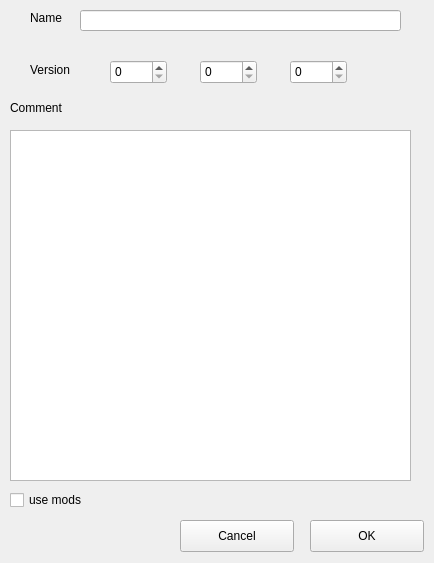
<?xml version="1.0" encoding="UTF-8"?>
<ui version="4.0">
 <class>ChangeEnvDataDialogUI</class>
 <widget class="QWidget" name="ChangeEnvDataDialogUI">
  <property name="geometry">
   <rect>
    <x>0</x>
    <y>0</y>
    <width>434</width>
    <height>563</height>
   </rect>
  </property>
  <property name="focusPolicy">
   <enum>Qt::NoFocus</enum>
  </property>
  <property name="windowTitle">
   <string>Change Env Data</string>
  </property>
  <widget class="QTextEdit" name="textEdit">
   <property name="geometry">
    <rect>
     <x>10</x>
     <y>130</y>
     <width>401</width>
     <height>351</height>
    </rect>
   </property>
  </widget>
  <widget class="QCheckBox" name="checkBox">
   <property name="geometry">
    <rect>
     <x>10</x>
     <y>490</y>
     <width>87</width>
     <height>20</height>
    </rect>
   </property>
   <property name="text">
    <string>use mods</string>
   </property>
  </widget>
  <widget class="QPushButton" name="pushButton">
   <property name="geometry">
    <rect>
     <x>310</x>
     <y>520</y>
     <width>114</width>
     <height>32</height>
    </rect>
   </property>
   <property name="text">
    <string>OK</string>
   </property>
  </widget>
  <widget class="QPushButton" name="pushButton_2">
   <property name="geometry">
    <rect>
     <x>180</x>
     <y>520</y>
     <width>114</width>
     <height>32</height>
    </rect>
   </property>
   <property name="text">
    <string>Cancel</string>
   </property>
  </widget>
  <widget class="QLabel" name="label">
   <property name="geometry">
    <rect>
     <x>10</x>
     <y>100</y>
     <width>62</width>
     <height>16</height>
    </rect>
   </property>
   <property name="text">
    <string>Comment</string>
   </property>
  </widget>
  <widget class="QLineEdit" name="lineEdit">
   <property name="geometry">
    <rect>
     <x>80</x>
     <y>10</y>
     <width>321</width>
     <height>21</height>
    </rect>
   </property>
   <property name="readOnly">
    <bool>true</bool>
   </property>
  </widget>
  <widget class="QLabel" name="label_2">
   <property name="geometry">
    <rect>
     <x>30</x>
     <y>10</y>
     <width>62</width>
     <height>16</height>
    </rect>
   </property>
   <property name="text">
    <string>Name</string>
   </property>
  </widget>
  <widget class="QSpinBox" name="spinBox">
   <property name="geometry">
    <rect>
     <x>110</x>
     <y>60</y>
     <width>57</width>
     <height>24</height>
    </rect>
   </property>
  </widget>
  <widget class="QSpinBox" name="spinBox_2">
   <property name="geometry">
    <rect>
     <x>200</x>
     <y>60</y>
     <width>57</width>
     <height>24</height>
    </rect>
   </property>
  </widget>
  <widget class="QSpinBox" name="spinBox_3">
   <property name="geometry">
    <rect>
     <x>290</x>
     <y>60</y>
     <width>57</width>
     <height>24</height>
    </rect>
   </property>
  </widget>
  <widget class="QLabel" name="label_3">
   <property name="geometry">
    <rect>
     <x>30</x>
     <y>60</y>
     <width>71</width>
     <height>20</height>
    </rect>
   </property>
   <property name="text">
    <string>Version</string>
   </property>
  </widget>
 </widget>
 <resources/>
 <connections/>
</ui>
